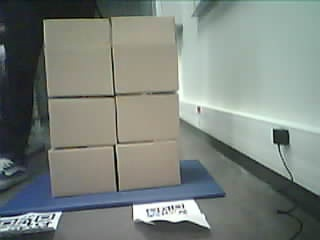
#> input picture test_data/frameN3.jpg, 320 x 240 px, found by its file name
$ python processImagesTest.py
#> lines starting #> are read from the running program, lines starting #| are printed output that depends on the picture; after the words box and inside, x2 and y2 are one past the last pixel; in counts of white or black regions, pixels touching at a corner belong together
import cv2
import numpy as np

# Thresholds for blue color in HSV
lower_blue = np.array([10, 20, 130])  # Lower HSV threshold for blue
upper_blue = np.array([70, 70, 190])  # Upper HSV threshold for blue

def filter_image(image):
    """
    Processes the input image to filter by blue color and keep areas larger than a threshold.
    """
    # Convert image to HSV
    hsv_image = cv2.cvtColor(image, cv2.COLOR_BGR2HSV)

    # Apply color segmentation for blue
    mask_blue = cv2.inRange(hsv_image, lower_blue, upper_blue)

    # Apply morphological opening to clean up noise
    kernel = np.ones((3, 3), np.uint8)
    opened_mask = cv2.morphologyEx(mask_blue, cv2.MORPH_OPEN, kernel, iterations=1)

    # crop image
    # Define crop coordinates
    start_y, end_y = 18, 225
    start_x, end_x = 15, 203
    # Create a black image of the same size as the opened_mask
    cropped_img = np.zeros_like(opened_mask)
    # Copy the pixels within the crop to their positions in the black image
    cropped_img[start_y:end_y, start_x:end_x] = opened_mask[start_y:end_y, start_x:end_x]

    # Filter areas larger than 1500 pixels
    contours, _ = cv2.findContours(cropped_img, cv2.RETR_EXTERNAL, cv2.CHAIN_APPROX_SIMPLE)
    filtered_mask = np.zeros_like(cropped_img)

    for cnt in contours:
        if cv2.contourArea(cnt) >= 1500:
            cv2.drawContours(filtered_mask, [cnt], -1, 255, thickness=cv2.FILLED)

    return filtered_mask


def check_boxes(image_path):
    # Load the image
    image = cv2.imread(image_path)
    original = image.copy()  # Keep a copy for displaying results

    # Convert to HSV for better color segmentation
    hsv = cv2.cvtColor(image, cv2.COLOR_BGR2HSV)

    # Mask for the blue area (tune these values to match the blue color)
    lower_blue = np.array([90, 50, 50])  # Lower bound for blue in HSV
    upper_blue = np.array([130, 255, 255])  # Upper bound for blue in HSV
    blue_mask = cv2.inRange(hsv, lower_blue, upper_blue)

    # Find contours for the blue area
    blue_contours, _ = cv2.findContours(blue_mask, cv2.RETR_EXTERNAL, cv2.CHAIN_APPROX_SIMPLE)

    if len(blue_contours) == 0:
        print("Error: No blue area detected")
        return

    # Assuming the largest blue contour is the area of interest
    blue_area = max(blue_contours, key=cv2.contourArea)

     # Get the bounding box of the blue area
    x, y, w, h = cv2.boundingRect(blue_area)
    blue_rect = {"x_min": x, "x_max": x + w, "y_min": y, "y_max": y + h}

    # Draw the blue area contour and bounding box on the original image
    cv2.drawContours(original, [blue_area], -1, (255, 0, 0), 2)
    cv2.rectangle(original, (x, y), (x + w, y + h), (255, 0, 0), 2)

    # Create a binary mask for boxes by thresholding
    box_mask = filter_image(image)

    # Find contours for the boxes
    box_contours, _ = cv2.findContours(box_mask, cv2.RETR_EXTERNAL, cv2.CHAIN_APPROX_SIMPLE)

    # Check if each box is outside the blue area based on the bounding rectangle
    for contour in box_contours:
        box_x, box_y, box_w, box_h = cv2.boundingRect(contour)

        box_rect = {
            "x_min": box_x,
            "x_max": box_x + box_w,
            "y_min": box_y,
            "y_max": box_y + box_h,
        }

        # Check if the box cuts the left, right, or bottom segments of the blue area
        is_outside = (
            box_rect["x_min"] < blue_rect["x_min"]
            or box_rect["x_max"] > blue_rect["x_max"]
            or box_rect["y_max"] > blue_rect["y_max"]
        )

        # Draw the box on the image
        color = (0, 255, 0) if not is_outside else (0, 0, 255)
        cv2.rectangle(
            original, (box_rect["x_min"], box_rect["y_min"]),
            (box_rect["x_max"], box_rect["y_max"]),
            color, 2
        )

        # Display a message if the box is outside
        if is_outside:
            cv2.putText(original, "Cartons dehors !", (10, 30), cv2.FONT_HERSHEY_SIMPLEX, 1, (0, 0, 255), 2)
            cv2.imshow("Result", original)
            cv2.imshow("Blue Mask", blue_mask)
            cv2.imshow("Box Mask", box_mask)
            cv2.waitKey(0)
            cv2.destroyAllWindows()
            return

    # If all boxes are inside
    cv2.putText(original, "Ok cartons dedans", (10, 30), cv2.FONT_HERSHEY_SIMPLEX, 1, (0, 255, 0), 2)

    # Show the results
    cv2.imshow("Result", original)
    cv2.imshow("Blue Mask", blue_mask)
    cv2.imshow("Box Mask", box_mask)
    cv2.waitKey(0)
    cv2.destroyAllWindows()

# Test the function
check_boxes('iot_camera_image_detection/test_data/frameN3.jpg')  # Should print "correct"
#> in check_boxes, image is the input picture: shape (240, 320, 3); mean B, G, R 125.6, 131.6, 123.9
#> in check_boxes, `hsv = cv2.cvtColor(image, cv2.COLOR_BGR2HSV)`: hsv: shape (240, 320, 3); mean H, S, V 63.3, 36.3, 135.1
#> in check_boxes, `blue_mask = cv2.inRange(hsv, lower_blue, upper_blue)`:
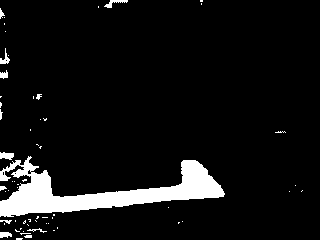
#> blue_mask: shape (240, 320); 7.5% white; 61 white regions (49 under 20 px)
#> in check_boxes, `blue_contours, _ = cv2.findContours(blue_mask, cv2.RETR_EXTERNAL, cv2...`: blue_contours = 61 contours, 55 with area under 20; largest, box (x1, y1, x2, y2) and area: (0, 156, 225, 217) 4789, (0, 152, 14, 160) 64, (104, 0, 128, 8) 48, (0, 48, 10, 64) 42, (0, 232, 12, 238) 42, (0, 70, 8, 79) 34
#> in check_boxes, `blue_area = max(blue_contours, key=cv2.contourArea)`: blue_area = contour of 279 points, box (x1, y1, x2, y2) (0, 156, 225, 217), area 4789
#> in check_boxes, `x, y, w, h = cv2.boundingRect(blue_area)`: x = 0; y = 156; w = 225; h = 61
#> in check_boxes, `blue_rect = {"x_min": x, "x_max": x + w, "y_min": y, "y_max": y + h}`: blue_rect = {'x_min': 0, 'x_max': 225, 'y_min': 156, 'y_max': 217}
#> in filter_image, `mask_blue = cv2.inRange(hsv_image, lower_blue, upper_blue)`: mask_blue: shape (240, 320); 28.6% white; 36 white regions (26 under 20 px), largest, box (x1, y1, x2, y2) and area: (48, 15, 184, 189) 13458, (44, 19, 114, 96) 4889, (48, 146, 115, 189) 1996
#> in filter_image, `opened_mask = cv2.morphologyEx(mask_blue, cv2.MORPH_OPEN, kernel, iter..`: opened_mask: shape (240, 320); 28.1% white; 9 white regions, largest, box (x1, y1, x2, y2) and area: (116, 94, 184, 189) 5485, (44, 19, 113, 96) 4871, (112, 16, 183, 93) 4830
#> in filter_image, `cropped_img[start_y:end_y, start_x:end_x] = opened_mask[start_y:end_y,..`: cropped_img: shape (240, 320); 26.2% white; 5 white regions
#> in filter_image, `contours, _ = cv2.findContours(cropped_img, cv2.RETR_EXTERNAL, cv2.CHA..`: contours = 5 contours; box (x1, y1, x2, y2) and area: (116, 94, 184, 189) 5298, (44, 19, 113, 96) 4731, (112, 18, 183, 93) 4572, (48, 98, 117, 146) 2940, (49, 146, 115, 189) 1864
#> the loop in filter_image, `for cnt in contours:` made 5 passes
#> after the loop in filter_image, `for cnt in contours:`: filtered_mask: shape (240, 320); 26.2% white; 5 white regions
#> in check_boxes, `box_contours, _ = cv2.findContours(box_mask, cv2.RETR_EXTERNAL, cv2.CH..`: box_contours has the same summary as contours in filter_image
#> the loop in check_boxes, `for contour in box_contours:` made 5 passes
#> (box_x, box_y, box_w, box_h, box_rect) on passes 1 to 5: (49, 146, 66, 43, {'x_min': 49, 'x_max': 115, 'y_min': 146, 'y_max': 189}), (48, 98, 69, 48, {'x_min': 48, 'x_max': 117, 'y_min': 98, 'y_max': 146}), (116, 94, 68, 95, {'x_min': 116, 'x_max': 184, 'y_min': 94, 'y_max': 189}), (44, 19, 69, 77, {'x_min': 44, 'x_max': 113, 'y_min': 19, 'y_max': 96}), (112, 18, 71, 75, {'x_min': 112, 'x_max': 183, 'y_min': 18, 'y_max': 93})
#> after the loop in check_boxes, `for contour in box_contours:`: original: shape (240, 320, 3); mean B, G, R 127.4, 132.1, 113.9
#> in check_boxes, `cv2.putText(original, "Ok cartons dedans", (10, 30), cv2.FONT_HERSHEY_..`: original: shape (240, 320, 3); mean B, G, R 124.6, 134.9, 111.1
check_boxes('iot_camera_image_detection/test_data/frameN4.jpg')  # Should print "correct"
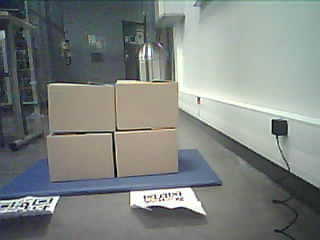
#> input picture test_data/frameN4.jpg, 320 x 240 px, found by its file name
#> in check_boxes, image is the input picture: shape (240, 320, 3); mean B, G, R 128.3, 132.2, 126.4
#> in check_boxes (call 2), `hsv = cv2.cvtColor(image, cv2.COLOR_BGR2HSV)`: hsv: shape (240, 320, 3); mean H, S, V 65, 31.8, 136.7
#> in check_boxes (call 2), `blue_mask = cv2.inRange(hsv, lower_blue, upper_blue)`: blue_mask: shape (240, 320); 12.2% white; 95 white regions (70 under 20 px)
#> in check_boxes (call 2), `blue_contours, _ = cv2.findContours(blue_mask, cv2.RETR_EXTERNAL, cv2...`: blue_contours = 95 contours, 76 with area under 20; largest, box (x1, y1, x2, y2) and area: (0, 150, 221, 200) 4024, (0, 0, 153, 49) 1824, (0, 211, 48, 234) 392, (64, 47, 112, 78) 312, (0, 27, 24, 77) 307
#> in check_boxes (call 2), `blue_area = max(blue_contours, key=cv2.contourArea)`: blue_area = contour of 185 points, box (x1, y1, x2, y2) (0, 150, 221, 200), area 4024
#> in check_boxes (call 2), `x, y, w, h = cv2.boundingRect(blue_area)`: y = 150; w = 221; h = 50
#> in check_boxes (call 2), `blue_rect = {"x_min": x, "x_max": x + w, "y_min": y, "y_max": y + h}`: blue_rect = {'x_min': 0, 'x_max': 221, 'y_min': 150, 'y_max': 200}
#> in filter_image (call 2), `mask_blue = cv2.inRange(hsv_image, lower_blue, upper_blue)`: mask_blue: shape (240, 320); 17.3% white; 110 white regions (90 under 20 px), largest, box (x1, y1, x2, y2) and area: (48, 73, 196, 176) 8317, (47, 134, 114, 177) 2431, (223, 6, 288, 56) 1471
#> in filter_image (call 2), `opened_mask = cv2.morphologyEx(mask_blue, cv2.MORPH_OPEN, kernel, iter..`: opened_mask: shape (240, 320); 16.3% white; 18 white regions (6 under 20 px), largest, box (x1, y1, x2, y2) and area: (115, 80, 195, 176) 5353, (48, 85, 115, 131) 2894, (48, 135, 113, 177) 2402
#> in filter_image (call 2), `cropped_img[start_y:end_y, start_x:end_x] = opened_mask[start_y:end_y,..`: cropped_img: shape (240, 320); 14.1% white; 8 white regions (3 under 20 px)
#> in filter_image (call 2), `contours, _ = cv2.findContours(cropped_img, cv2.RETR_EXTERNAL, cv2.CHA..`: contours = 8 contours, 3 with area under 20; largest, box (x1, y1, x2, y2) and area: (115, 80, 195, 176) 5121, (48, 85, 115, 131) 2788, (48, 135, 113, 177) 2290, (149, 64, 162, 72) 55, (141, 67, 146, 74) 24
#> the loop in filter_image (call 2), `for cnt in contours:` made 8 passes
#> cnt on passes 5, 8: [[155, 76], [155, 78], [157, 78], [157, 76]], [[140, 49], [140, 51], [142, 51], [142, 49]]
#> after the loop in filter_image (call 2), `for cnt in contours:`: filtered_mask: shape (240, 320); 13.9% white; 3 white regions
#> in check_boxes (call 2), `box_contours, _ = cv2.findContours(box_mask, cv2.RETR_EXTERNAL, cv2.CH..`: box_contours = 3 contours; box (x1, y1, x2, y2) and area: (115, 80, 195, 176) 5121, (48, 85, 115, 131) 2788, (48, 135, 113, 177) 2290
#> the loop in check_boxes (call 2), `for contour in box_contours:` made 3 passes
#> (box_x, box_y, box_w, box_h, box_rect) on passes 1 to 3: (48, 135, 65, 42, {'x_min': 48, 'x_max': 113, 'y_min': 135, 'y_max': 177}), (48, 85, 67, 46, {'x_min': 48, 'x_max': 115, 'y_min': 85, 'y_max': 131}), (115, 80, 80, 96, {'x_min': 115, 'x_max': 195, 'y_min': 80, 'y_max': 176})
#> after the loop in check_boxes (call 2), `for contour in box_contours:`: original: shape (240, 320, 3); mean B, G, R 129.6, 131, 118
#> in check_boxes (call 2), `cv2.putText(original, "Ok cartons dedans", (10, 30), cv2.FONT_HERSHEY_..`: original: shape (240, 320, 3); mean B, G, R 126.5, 134.2, 115.1
check_boxes('iot_camera_image_detection/test_data/frameN6.jpg')  # Should print "error"
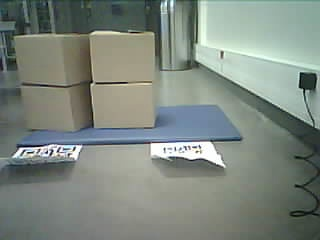
#> input picture test_data/frameN6.jpg, 320 x 240 px, found by its file name
#> in check_boxes, image is the input picture: shape (240, 320, 3); mean B, G, R 127.6, 135.8, 126.6
#> in check_boxes (call 3), `hsv = cv2.cvtColor(image, cv2.COLOR_BGR2HSV)`: hsv: shape (240, 320, 3); mean H, S, V 59.9, 33, 138.1
#> in check_boxes (call 3), `blue_mask = cv2.inRange(hsv, lower_blue, upper_blue)`: blue_mask: shape (240, 320); 7.2% white; 69 white regions (53 under 20 px)
#> in check_boxes (call 3), `blue_contours, _ = cv2.findContours(blue_mask, cv2.RETR_EXTERNAL, cv2...`: blue_contours = 69 contours, 58 with area under 20; largest, box (x1, y1, x2, y2) and area: (16, 105, 241, 148) 4300, (102, 0, 122, 16) 122, (2, 157, 28, 171) 121, (0, 28, 13, 41) 55, (156, 13, 162, 33) 41
#> in check_boxes (call 3), `blue_area = max(blue_contours, key=cv2.contourArea)`: blue_area = contour of 144 points, box (x1, y1, x2, y2) (16, 105, 241, 148), area 4300
#> in check_boxes (call 3), `x, y, w, h = cv2.boundingRect(blue_area)`: x = 16; y = 105; w = 225; h = 43
#> in check_boxes (call 3), `blue_rect = {"x_min": x, "x_max": x + w, "y_min": y, "y_max": y + h}`: blue_rect = {'x_min': 16, 'x_max': 241, 'y_min': 105, 'y_max': 148}
#> in filter_image (call 3), `mask_blue = cv2.inRange(hsv_image, lower_blue, upper_blue)`: mask_blue: shape (240, 320); 23% white; 92 white regions (75 under 20 px), largest, box (x1, y1, x2, y2) and area: (89, 32, 277, 132) 8146, (112, 150, 264, 224) 4557, (14, 33, 88, 86) 1605
#> in filter_image (call 3), `opened_mask = cv2.morphologyEx(mask_blue, cv2.MORPH_OPEN, kernel, iter..`: opened_mask: shape (240, 320); 21.7% white; 19 white regions (4 under 20 px), largest, box (x1, y1, x2, y2) and area: (90, 32, 276, 130) 8024, (112, 150, 264, 224) 4453, (24, 34, 66, 86) 1512
#> in filter_image (call 3), `cropped_img[start_y:end_y, start_x:end_x] = opened_mask[start_y:end_y,..`: cropped_img: shape (240, 320); 17.1% white; 13 white regions (3 under 20 px)
#> in filter_image (call 3), `contours, _ = cv2.findContours(cropped_img, cv2.RETR_EXTERNAL, cv2.CHA..`: contours = 13 contours, 4 with area under 20; largest, box (x1, y1, x2, y2) and area: (90, 32, 203, 127) 6584, (112, 160, 203, 208) 2270, (24, 34, 66, 86) 1407, (32, 87, 74, 130) 1142, (171, 18, 187, 69) 450
#> after the loop in filter_image (call 3), `for cnt in contours:`: filtered_mask: shape (240, 320); 12.1% white; 2 white regions
#> in check_boxes (call 3), `box_contours, _ = cv2.findContours(box_mask, cv2.RETR_EXTERNAL, cv2.CH..`: box_contours = 2 contours; box (x1, y1, x2, y2) and area: (90, 32, 203, 127) 6584, (112, 160, 203, 208) 2270
#> the loop in check_boxes, `for contour in box_contours:` made 1 pass
#> (box_x, box_y, box_w, box_h, box_rect, is_outside, color) on pass 1: (112, 160, 91, 48, {'x_min': 112, 'x_max': 203, 'y_min': 160, 'y_max': 208}, True, (0, 0, 255))
check_boxes('iot_camera_image_detection/test_data/frameN7.jpg')  # Should print "error"
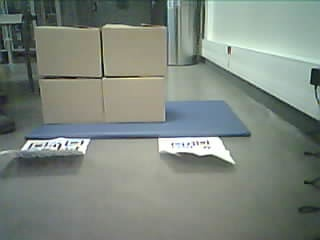
#> input picture test_data/frameN7.jpg, 320 x 240 px, found by its file name
#> in check_boxes, image is the input picture: shape (240, 320, 3); mean B, G, R 126.8, 135.3, 126.1
#> in check_boxes (call 4), `hsv = cv2.cvtColor(image, cv2.COLOR_BGR2HSV)`: hsv: shape (240, 320, 3); mean H, S, V 59.2, 32.5, 137.3
#> in check_boxes (call 4), `blue_mask = cv2.inRange(hsv, lower_blue, upper_blue)`: blue_mask: shape (240, 320); 6.4% white; 57 white regions (50 under 20 px)
#> in check_boxes (call 4), `blue_contours, _ = cv2.findContours(blue_mask, cv2.RETR_EXTERNAL, cv2...`: blue_contours = 57 contours, 54 with area under 20; largest, box (x1, y1, x2, y2) and area: (25, 101, 250, 140) 4209, (0, 8, 17, 14) 46, (14, 23, 25, 33) 28
#> in check_boxes (call 4), `blue_area = max(blue_contours, key=cv2.contourArea)`: blue_area = contour of 123 points, box (x1, y1, x2, y2) (25, 101, 250, 140), area 4209
#> in check_boxes (call 4), `x, y, w, h = cv2.boundingRect(blue_area)`: x = 25; y = 101; h = 39
#> in check_boxes (call 4), `blue_rect = {"x_min": x, "x_max": x + w, "y_min": y, "y_max": y + h}`: blue_rect = {'x_min': 25, 'x_max': 250, 'y_min': 101, 'y_max': 140}
#> in filter_image (call 4), `mask_blue = cv2.inRange(hsv_image, lower_blue, upper_blue)`: mask_blue: shape (240, 320); 27.3% white; 61 white regions (51 under 20 px), largest, box (x1, y1, x2, y2) and area: (39, 24, 282, 220) 16981, (34, 26, 102, 77) 2905, (177, 1, 194, 65) 586
#> in filter_image (call 4), `opened_mask = cv2.morphologyEx(mask_blue, cv2.MORPH_OPEN, kernel, iter..`: opened_mask: shape (240, 320); 25.8% white; 15 white regions (7 under 20 px), largest, box (x1, y1, x2, y2) and area: (40, 26, 280, 138) 10166, (79, 139, 271, 220) 6195, (39, 26, 101, 77) 2745
#> in filter_image (call 4), `cropped_img[start_y:end_y, start_x:end_x] = opened_mask[start_y:end_y,..`: cropped_img: shape (240, 320); 20.8% white; 9 white regions (3 under 20 px)
#> in filter_image (call 4), `contours, _ = cv2.findContours(cropped_img, cv2.RETR_EXTERNAL, cv2.CHA..`: contours = 9 contours, 3 with area under 20; largest, box (x1, y1, x2, y2) and area: (40, 26, 203, 122) 8080, (79, 144, 203, 220) 3985, (39, 26, 101, 77) 2643, (178, 29, 194, 62) 310, (173, 80, 203, 100) 206, (181, 18, 193, 28) 50
#> the loop in filter_image (call 4), `for cnt in contours:` made 9 passes
#> cnt on passes 3 to 4: [[38, 59], [38, 61], [41, 61], [41, 59]], [[173, 57], [173, 62], [175, 62], [175, 57]]
#> after the loop in filter_image (call 4), `for cnt in contours:`:
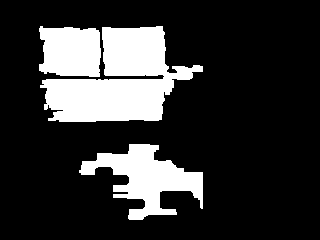
#> filtered_mask: shape (240, 320); 20.1% white; 3 white regions
#> in check_boxes (call 4), `box_contours, _ = cv2.findContours(box_mask, cv2.RETR_EXTERNAL, cv2.CH..`: box_contours = 3 contours; box (x1, y1, x2, y2) and area: (40, 26, 203, 122) 8080, (79, 144, 203, 220) 3985, (39, 26, 101, 77) 2643
#> the loop in check_boxes, `for contour in box_contours:` made 1 pass
#> (box_x, box_y, box_w, box_h, box_rect, is_outside, color) on pass 1: (79, 144, 124, 76, {'x_min': 79, 'x_max': 203, 'y_min': 144, 'y_max': 220}, True, (0, 0, 255))
check_boxes('iot_camera_image_detection/test_data/frameN8.jpg')  # Should print "error"
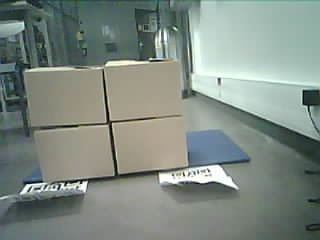
#> input picture test_data/frameN8.jpg, 320 x 240 px, found by its file name
#> in check_boxes, image is the input picture: shape (240, 320, 3); mean B, G, R 130.9, 138.6, 127.7
#> in check_boxes (call 5), `hsv = cv2.cvtColor(image, cv2.COLOR_BGR2HSV)`: hsv: shape (240, 320, 3); mean H, S, V 63.1, 35.5, 140.4
#> in check_boxes (call 5), `blue_mask = cv2.inRange(hsv, lower_blue, upper_blue)`: blue_mask: shape (240, 320); 5.2% white; 100 white regions (68 under 20 px)
#> in check_boxes (call 5), `blue_contours, _ = cv2.findContours(blue_mask, cv2.RETR_EXTERNAL, cv2...`: blue_contours = 99 contours, 82 with area under 20; largest, box (x1, y1, x2, y2) and area: (188, 130, 250, 167) 1528, (0, 57, 29, 91) 434, (22, 167, 42, 185) 165, (31, 0, 63, 16) 151, (12, 201, 33, 209) 88
#> in check_boxes (call 5), `blue_area = max(blue_contours, key=cv2.contourArea)`: blue_area = contour of 69 points, box (x1, y1, x2, y2) (188, 130, 250, 167), area 1528
#> in check_boxes (call 5), `x, y, w, h = cv2.boundingRect(blue_area)`: x = 188; y = 130; w = 62; h = 37
#> in check_boxes (call 5), `blue_rect = {"x_min": x, "x_max": x + w, "y_min": y, "y_max": y + h}`: blue_rect = {'x_min': 188, 'x_max': 250, 'y_min': 130, 'y_max': 167}
#> in filter_image (call 5), `mask_blue = cv2.inRange(hsv_image, lower_blue, upper_blue)`:
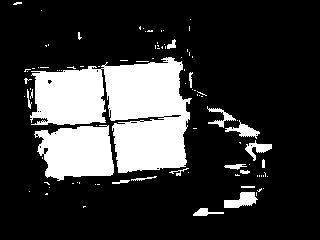
#> mask_blue: shape (240, 320); 21.5% white; 94 white regions (77 under 20 px)
#> in filter_image (call 5), `contours, _ = cv2.findContours(cropped_img, cv2.RETR_EXTERNAL, cv2.CHA..`: contours = 8 contours, 3 with area under 20; largest, box (x1, y1, x2, y2) and area: (104, 57, 190, 173) 7356, (32, 66, 105, 125) 3447, (35, 126, 114, 180) 3206, (194, 208, 203, 216) 40, (167, 40, 176, 49) 34
#> the loop in filter_image (call 5), `for cnt in contours:` made 8 passes
#> cnt on passes 2, 4, 5: [[120, 180], [120, 182], [127, 182], [127, 180]], [[37, 122], [37, 124], [39, 124], [39, 122]], [[28, 104], [28, 106], [30, 106], [30, 104]]
#> in check_boxes (call 5), `box_contours, _ = cv2.findContours(box_mask, cv2.RETR_EXTERNAL, cv2.CH..`: box_contours = 3 contours; box (x1, y1, x2, y2) and area: (104, 57, 190, 173) 7356, (32, 66, 105, 125) 3447, (35, 126, 114, 180) 3206
#> the loop in check_boxes, `for contour in box_contours:` made 1 pass
#> (box_x, box_y, box_w, box_h, box_rect, is_outside, color) on pass 1: (35, 126, 79, 54, {'x_min': 35, 'x_max': 114, 'y_min': 126, 'y_max': 180}, True, (0, 0, 255))
